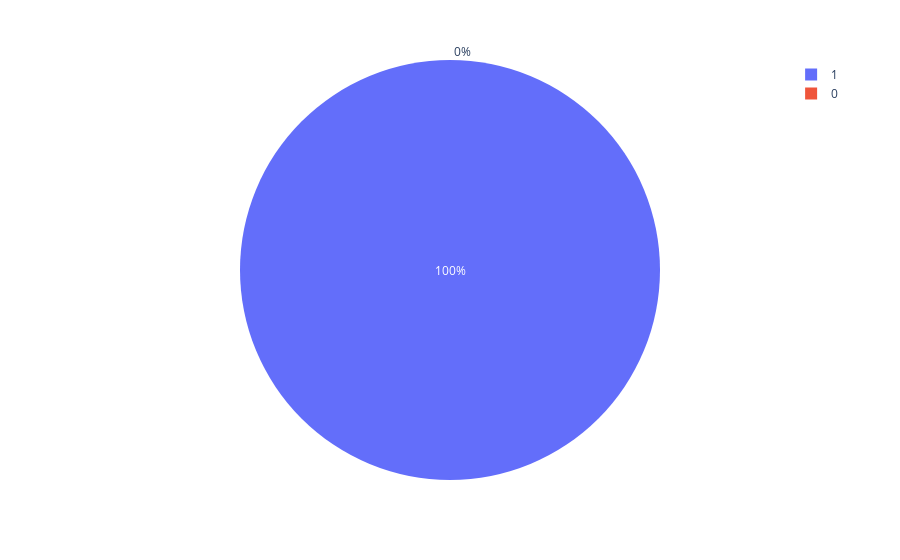

Notebook source saved alongside this figure:
### Code cell
df = spacex_df[spacex_df['Flight Number']==1]
df = spacex_df[spacex_df['Launch Site']=='KSC LC-39A']
fig = px.pie(df, values='class', names='class')
fig.show()

### Figure 1 — Plotly figure (JSON) as saved in the notebook; plotly's stock layout.template omitted (floating-point values rounded to 4 significant figures)
{"data": [{"domain": {"x": [0, 1], "y": [0, 1]}, "hovertemplate": "class=%{value}<extra></extra>", "labels": [1, 0, 1, 1, 0, 1, 1, 0, 1, 1, 1, 1, 1], "legendgroup": "", "name": "", "showlegend": true, "type": "pie", "values": [1, 0, 1, 1, 0, 1, 1, 0, 1, 1, 1, 1, 1]}], "layout": {"legend": {"tracegroupgap": 0}, "margin": {"t": 60}}}
